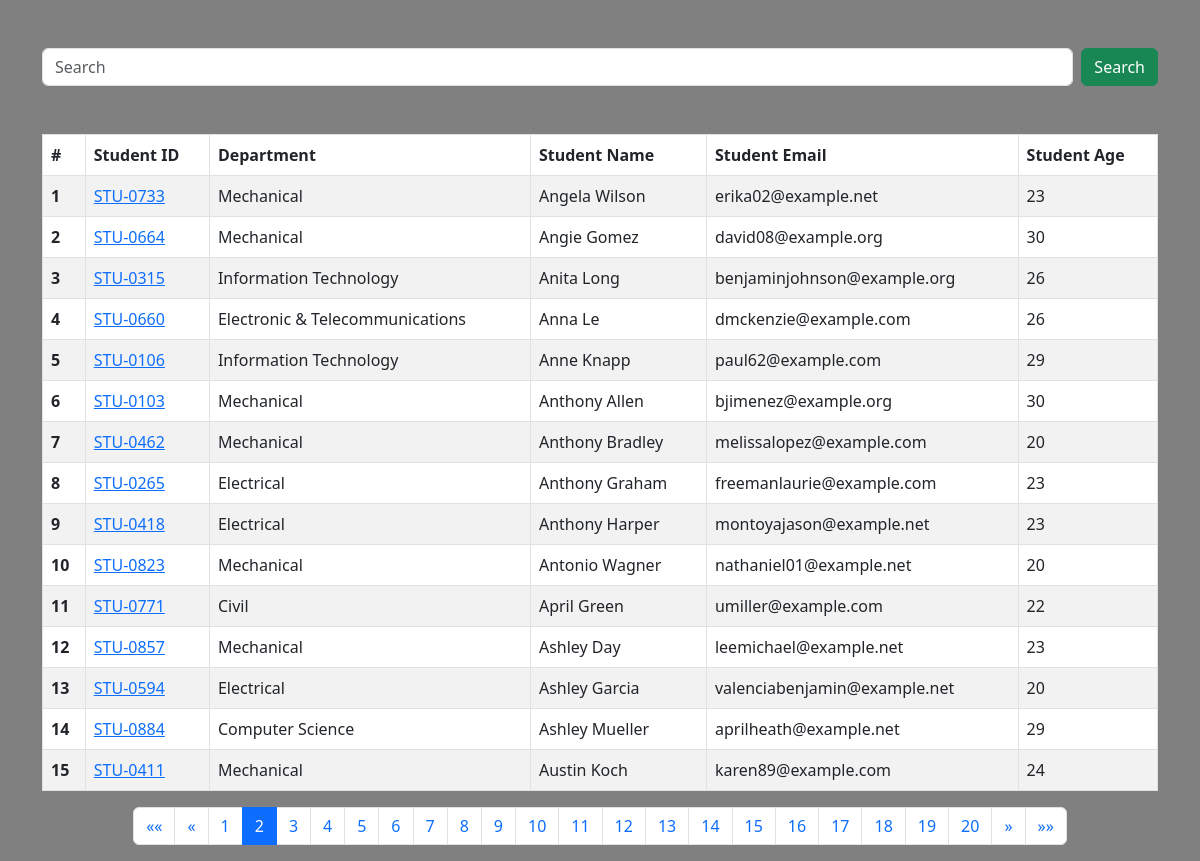
Screenshot of /?search=&page=2 with the database file from the repository.
### Report/models.py (models this page shows, shortened)
class Student(models.Model):
    department = models.ForeignKey(
        Department, related_name='depart', on_delete=models.CASCADE)
    student_id = models.OneToOneField(
        StudentID, related_name='studentid', on_delete=models.CASCADE)
    student_name = models.CharField(max_length=100)
    student_email = models.EmailField(unique=True)
    student_age = models.IntegerField(default=18)
    student_address = models.TextField()
    class Meta:
        ordering = ['student_name']
        verbose_name = 'student'

class StudentID(models.Model):
    student_id = models.CharField(max_length=100)
    def __str__(self) -> str:
        return self.student_id

class Department(models.Model):
    department = models.CharField(max_length=100)
    def __str__(self) -> str:
        return self.department
    class Meta:
        ordering = ['department']

### Report/views.py (the view, shortened to what this page needs)
# urls.py: path('',views.get_students,name='get_student'),
def get_students(request):
    queryset = Student.objects.all()
    page_number = request.GET.get("page",1)
    paginator = Paginator(queryset, 15)   # Pagination
    try:
        page_obj = paginator.page(page_number)
    except EmptyPage:
        page_obj = paginator.page(1)
    return render(request,'students.html',{'queryset':page_obj})

### Report/templates/students.html
{% extends 'base.html' %}
{% load static %}
{% block content %}
<div class="container mt-5">
    <div class="row">
        <form class="d-flex mb-5" role="search">
            <input class="form-control me-2" type="search" name="search" placeholder="Search" aria-label="Search">
            <button class="btn btn-success" type="submit">Search</button>
          </form>
        <div class="table-responsive">
            <table class="table table-bordered table-striped">
                <thead>
                    <tr>
                        <th scope="col">#</th>
                        <th scope="col">Student ID</th>
                        <th scope="col">Department</th>
                        <th scope="col">Student Name</th>
                        <th scope="col">Student Email</th>
                        <th scope="col">Student Age</th>
                    </tr>
                </thead>
                <tbody>
                    {% for query in queryset %}
                    <tr>
                        <th scope="row">{{ forloop.counter }}</th>
                        <td> <a href="{% url 'see_marks' query.student_id %}">{{ query.student_id }}</a></td>
                        <td>{{ query.department }}</td>
                        <td>{{ query.student_name }}</td>
                        <td>{{ query.student_email }}</td>
                        <td>{{ query.student_age }}</td>
                    </tr>
                    {% endfor %}
                </tbody>
            </table>
        </div>
        <nav aria-label="Page navigation text-center">
            <ul class="pagination justify-content-center">
                {% if queryset.has_previous %}
                    <li class="page-item">
                        <a class="page-link" href="?search={{ request.GET.search }}&page=1" aria-label="First">
                            <span aria-hidden="true">&laquo;&laquo;</span>
                        </a>
                    </li>
                    <li class="page-item">
                        <a class="page-link" href="?search={{ request.GET.search }}&page={{ queryset.previous_page_number }}" aria-label="Previous">
                            <span aria-hidden="true">&laquo;</span>
                        </a>
                    </li>
                {% endif %}
                {% for num in queryset.paginator.page_range %}
                    <li class="page-item {% if queryset.number == num %}active{% endif %}">
                        <a class="page-link" href="?search={{ request.GET.search }}&page={{ num }}">{{ num }}</a>
                    </li>
                {% endfor %}
                {% if queryset.has_next %}
                    <li class="page-item">
                        <a class="page-link" href="?search={{ request.GET.search }}&page={{ queryset.next_page_number }}" aria-label="Next">
                            <span aria-hidden="true">&raquo;</span>
                        </a>
                    </li>
                    <li class="page-item">
                        <a class="page-link" href="?search={{ request.GET.search }}&page={{ queryset.paginator.num_pages }}" aria-label="Last">
                            <span aria-hidden="true">&raquo;&raquo;</span>
                        </a>
                    </li>
                {% endif %}
            </ul>
        </nav>
    </div>
</div>
{% endblock content %}

### rows the page displays
Student: student_id "STU-0733", department "Mechanical", student_name "Angela Wilson", student_email "erika02@example.net", student_age "23"
Student: student_id "STU-0664", department "Mechanical", student_name "Angie Gomez", student_email "david08@example.org", student_age "30"
Student: student_id "STU-0315", department "Information Technology", student_name "Anita Long", student_email "benjaminjohnson@example.org", student_age "26"
Student: student_id "STU-0660", department "Electronic & Telecommunications", student_name "Anna Le", student_email "dmckenzie@example.com", student_age "26"
Student: student_id "STU-0106", department "Information Technology", student_name "Anne Knapp", student_email "paul62@example.com", student_age "29"
Student: student_id "STU-0103", department "Mechanical", student_name "Anthony Allen", student_email "bjimenez@example.org", student_age "30"
Student: student_id "STU-0462", department "Mechanical", student_name "Anthony Bradley", student_email "melissalopez@example.com", student_age "20"
Student: student_id "STU-0265", department "Electrical", student_name "Anthony Graham", student_email "freemanlaurie@example.com", student_age "23"
Student: student_id "STU-0418", department "Electrical", student_name "Anthony Harper", student_email "montoyajason@example.net", student_age "23"
Student: student_id "STU-0823", department "Mechanical", student_name "Antonio Wagner", student_email "nathaniel01@example.net", student_age "20"
Student: student_id "STU-0771", department "Civil", student_name "April Green", student_email "umiller@example.com", student_age "22"
Student: student_id "STU-0857", department "Mechanical", student_name "Ashley Day", student_email "leemichael@example.net", student_age "23"
Student: student_id "STU-0594", department "Electrical", student_name "Ashley Garcia", student_email "valenciabenjamin@example.net", student_age "20"
Student: student_id "STU-0884", department "Computer Science", student_name "Ashley Mueller", student_email "aprilheath@example.net", student_age "29"
Student: student_id "STU-0411", department "Mechanical", student_name "Austin Koch", student_email "karen89@example.com", student_age "24"

### other values shown
{{ num }} "1" "2" "3" "4" "5" "6" "7" "8" "9" "10" "11" "12" "13" "14" "15" "16" "17" "18" "19" "20"
